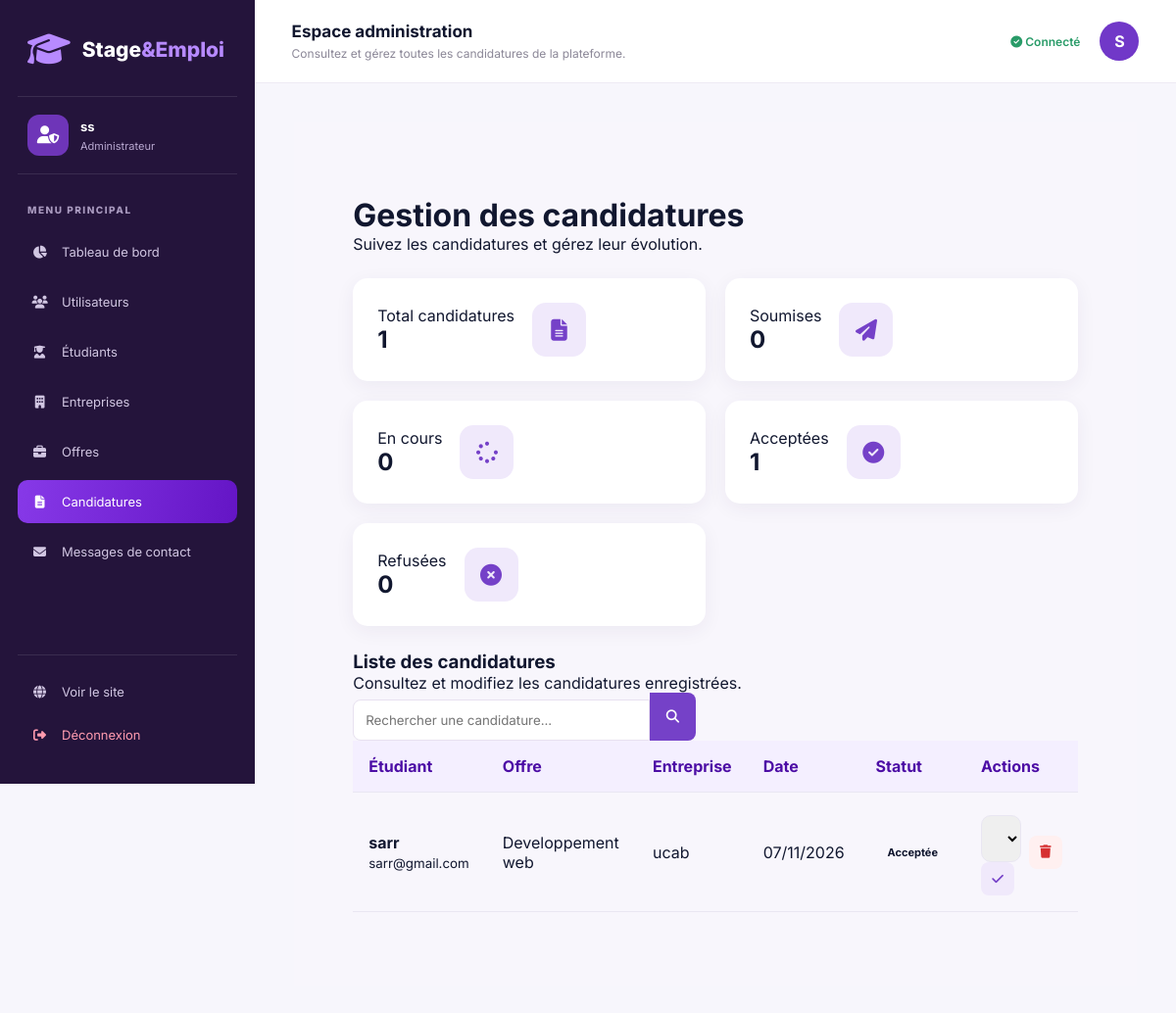
/gestion/candidatures/ (signed in), run on the app's committed database.
### comptes/models.py (models this page shows, shortened)
class Utilisateur(AbstractUser):
    class Role(models.TextChoices):
        ETUDIANT = 'ETUDIANT', 'Étudiant'
        ENTREPRISE = 'ENTREPRISE', 'Entreprise'
        ADMIN = 'ADMIN', 'Administrateur'
    role = models.CharField(
        max_length=20,
        choices=Role.choices,
        default=Role.ETUDIANT
    )

class Etudiant(models.Model):
    utilisateur = models.OneToOneField(
        'comptes.Utilisateur',
        on_delete=models.CASCADE,
        related_name='profil_etudiant'
    )
    formation = models.CharField(max_length=150)
    competences = models.TextField(blank=True)

class Entreprise(models.Model):
    utilisateur = models.OneToOneField(
        'comptes.Utilisateur',
        on_delete=models.CASCADE,
        related_name='profil_entreprise'
    )
    nom_entreprise = models.CharField(max_length=150)
    secteur = models.CharField(max_length=100)

### candidatures/models.py (models this page shows, shortened)
class Candidature(models.Model):
    class Statut(models.TextChoices):
        SOUMISE = 'SOUMISE', 'Soumise'
        EN_COURS = 'EN_COURS', 'En cours'
        ACCEPTEE = 'ACCEPTEE', 'Acceptée'
        REFUSEE = 'REFUSEE', 'Refusée'
    etudiant = models.ForeignKey(
        Etudiant,
        on_delete=models.CASCADE,
        related_name='candidatures'
    )
    offre = models.ForeignKey(
        Offre,
        on_delete=models.CASCADE,
        related_name='candidatures'
    )
    lettre_motivation = models.TextField(blank=True)
    date_candidature = models.DateTimeField(auto_now_add=True)
    statut = models.CharField(
        max_length=20,
        choices=Statut.choices,
        default=Statut.SOUMISE
    )
    class Meta:
        constraints = [
            models.UniqueConstraint(
                fields=['etudiant', 'offre'],
                name='candidature_unique_etudiant_offre'
            )
        ]

### offres/models.py (models this page shows, shortened)
class Offre(models.Model):
    class TypeOffre(models.TextChoices):
        STAGE = 'STAGE', 'Stage'
        EMPLOI = 'EMPLOI', 'Emploi'
    entreprise = models.ForeignKey(
        Entreprise,
        on_delete=models.CASCADE,
        related_name='offres'
    )
    titre = models.CharField(max_length=150)
    description = models.TextField()
    type_offre = models.CharField(
        max_length=20,
        choices=TypeOffre.choices
    )
    localisation = models.CharField(max_length=150)
    secteur = models.CharField(max_length=100)
    date_publication = models.DateTimeField(auto_now_add=True)
    date_limite = models.DateField()
    statut = models.BooleanField(default=True)

### comptes/views.py (the view, shortened to what this page needs)
# urls.py: path('gestion/candidatures/', views.gestion_candidatures, name='gestion_candidatures'),
@login_required
def gestion_candidatures(request):
    if request.user.role != 'ADMIN':
        return redirect('accueil')
    recherche = request.GET.get('recherche', '').strip()
    candidatures = Candidature.objects.select_related(
        'etudiant__utilisateur',
        'offre__entreprise'
    ).order_by('-date_candidature')
    context = {
        'candidatures': candidatures,
        'total_candidatures': Candidature.objects.count(),
        'candidatures_soumises': Candidature.objects.filter(statut='SOUMISE').count(),
        'candidatures_en_cours': Candidature.objects.filter(statut='EN_COURS').count(),
        'candidatures_acceptees': Candidature.objects.filter(statut='ACCEPTEE').count(),
        'candidatures_refusees': Candidature.objects.filter(statut='REFUSEE').count(),
        'recherche': recherche,
    }
    return render(request, 'comptes/gestion_candidatures.html', context)

### comptes/templates/comptes/gestion_candidatures.html (shortened to what this page needs)
{% extends 'comptes/base_admin.html' %}
{% block topbar_description %}
    Consultez et gérez toutes les candidatures de la plateforme.
{% endblock %}
{% block content %}
<div class="contact-page">
    <div class="contact-header">
        <div>
            <h1>Gestion des candidatures</h1>
            <p>Suivez les candidatures et gérez leur évolution.</p>
        </div>
    </div>
    <div class="contact-stats">
        <div class="contact-stat-card">
            <div>
                <span>Total candidatures</span>
                <h2>{{ total_candidatures }}</h2>
            </div>
            <i class="fa-solid fa-file-lines"></i>
        </div>
        <div class="contact-stat-card">
            <div>
                <span>Soumises</span>
                <h2>{{ candidatures_soumises }}</h2>
            </div>
            <i class="fa-solid fa-paper-plane"></i>
        </div>
        <div class="contact-stat-card">
            <div>
                <span>En cours</span>
                <h2>{{ candidatures_en_cours }}</h2>
            </div>
            <i class="fa-solid fa-spinner"></i>
        </div>
        <div class="contact-stat-card">
            <div>
                <span>Acceptées</span>
                <h2>{{ candidatures_acceptees }}</h2>
            </div>
            <i class="fa-solid fa-circle-check"></i>
        </div>
        <div class="contact-stat-card">
            <div>
                <span>Refusées</span>
                <h2>{{ candidatures_refusees }}</h2>
            </div>
            <i class="fa-solid fa-circle-xmark"></i>
        </div>
    </div>
    <div class="contact-list-card">
        <div class="contact-list-header">
            <div>
                <h3>Liste des candidatures</h3>
                <p>Consultez et modifiez les candidatures enregistrées.</p>
            </div>
            <form method="GET" class="contact-search">
                <input
                    type="text"
                    name="recherche"
                    placeholder="Rechercher une candidature..."
                    value="{{ recherche }}"
                >
                <button type="submit">
                    <i class="fa-solid fa-magnifying-glass"></i>
                </button>
            </form>
        </div>
        <div class="contact-table-container">
            <table class="contact-table">
                <thead>
                    <tr>
                        <th>Étudiant</th>
                        <th>Offre</th>
                        <th>Entreprise</th>
                        <th>Date</th>
                        <th>Statut</th>
                        <th>Actions</th>
                    </tr>
                </thead>
                <tbody>
                    {% for candidature in candidatures %}
                    <tr>
                        <td>
                            <strong>
                                {{ candidature.etudiant.utilisateur.get_full_name|default:candidature.etudiant.utilisateur.username }}
                            </strong>
                            <small>
                                {{ candidature.etudiant.utilisateur.email }}
                            </small>
                        </td>
                        <td>{{ candidature.offre.titre }}</td>
                        <td>{{ candidature.offre.entreprise.nom_entreprise }}</td>
                        <td>
                            {{ candidature.date_candidature|date:"d/m/Y" }}
                        </td>
                        <td>
                            <span class="status-badge
                                {% if candidature.statut == 'ACCEPTEE' %}status-success
                                {% elif candidature.statut == 'REFUSEE' %}status-danger
                                {% elif candidature.statut == 'EN_COURS' %}status-warning
                                {% else %}status-info{% endif %}">
                                {{ candidature.get_statut_display }}
                            </span>
                        </td>
                        <td>
                            <div class="contact-actions">
                                <form method="POST" class="candidature-status-form">
                                    <select name="statut" aria-label="Modifier le statut">
                                        <option value="ACCEPTEE"
                                            {% if candidature.statut == 'ACCEPTEE' %}selected{% endif %}>
                                            Acceptée
                                        </option>
                                    </select>
                                    <button type="submit" class="contact-edit-btn"
                                            title="Enregistrer le statut">
                                        <i class="fa-solid fa-check"></i>
                                    </button>
                                </form>
                                <form method="POST"
                                      onsubmit="return confirm('Voulez-vous vraiment supprimer cette candidature ?');">
                                    <button type="submit"
                                            class="contact-delete-btn"
                                            title="Supprimer">
                                        <i class="fa-solid fa-trash"></i>
                                    </button>
                                </form>
                            </div>
                        </td>
                    </tr>
                    {% endfor %}
                </tbody>
            </table>
        </div>
    </div>
</div>
{% endblock %}

### comptes/templates/comptes/base_admin.html (shortened to what this page needs)
{% load static %}
<!DOCTYPE html>
<html lang="fr">
<head>
    <link rel="stylesheet" href="{% static 'css/style.css' %}?v=5">
    <link rel="stylesheet"
          href="https://cdnjs.cloudflare.com/ajax/libs/font-awesome/6.5.2/css/all.min.css">
</head>
<body class="admin-dashboard">
    <aside class="admin-sidebar">
        <a href="{% url 'tableau_admin' %}" class="admin-logo">
            <i class="fa-solid fa-graduation-cap"></i>
            <span>Stage<span>&Emploi</span></span>
        </a>
        <div class="admin-profile">
            <div class="admin-avatar">
                <i class="fa-solid fa-user-shield"></i>
            </div>
            <div>
                <strong>{{ user.username }}</strong>
                <small>Administrateur</small>
            </div>
        </div>
        <p class="sidebar-label">MENU PRINCIPAL</p>
        <nav class="admin-menu">
            <a href="{% url 'tableau_admin' %}"
               class="{% if request.resolver_match.url_name == 'tableau_admin' %}active{% endif %}">
                <i class="fa-solid fa-chart-pie"></i>
                Tableau de bord
            </a>
            <a href="{% url 'gestion_utilisateurs' %}"
            class="{% if request.resolver_match.url_name == 'gestion_utilisateurs' %}active{% endif %}">
                <i class="fa-solid fa-users"></i>
                Utilisateurs
            </a>
            <a href="{% url 'gestion_etudiants' %}"
            class="{% if request.resolver_match.url_name == 'gestion_etudiants' %}active{% endif %}">
                <i class="fa-solid fa-user-graduate"></i>
                Étudiants
            </a>
            <a href="{% url 'gestion_entreprises' %}"
            class="{% if request.resolver_match.url_name == 'gestion_entreprises' %}active{% endif %}">
                <i class="fa-solid fa-building"></i>
                Entreprises
            </a>
            <a href="{% url 'gestion_offres' %}"
            class="{% if request.resolver_match.url_name == 'gestion_offres' %}active{% endif %}">
                <i class="fa-solid fa-briefcase"></i>
                Offres
            </a>
            <a href="{% url 'gestion_candidatures' %}"
            class="{% if request.resolver_match.url_name == 'gestion_candidatures' %}active{% endif %}">
                <i class="fa-solid fa-file-lines"></i> Candidatures
            </a>
            <a href="{% url 'messages_contact' %}"
               class="{% if request.resolver_match.url_name == 'messages_contact' %}active{% endif %}">
                <i class="fa-solid fa-envelope"></i>
                Messages de contact
            </a>
        </nav>
        <div class="sidebar-bottom">
            <a href="{% url 'accueil' %}">
                <i class="fa-solid fa-globe"></i>
                Voir le site
            </a>
            <a href="{% url 'deconnexion' %}" class="logout-link">
                <i class="fa-solid fa-right-from-bracket"></i>
                Déconnexion
            </a>
        </div>
    </aside>
    <div class="admin-main">
        <header class="admin-topbar">
            <div>
                <h2>Espace administration</h2>
                <p>{% block topbar_description %}Gestion de la plateforme Stage&Emploi{% endblock %}</p>
            </div>
            <div class="admin-topbar-right">
                <span>
                    <i class="fa-solid fa-circle-check"></i>
                    Connecté
                </span>
                <div class="topbar-avatar">
                    {{ user.username|first|upper }}
                </div>
            </div>
        </header>
        <main class="admin-content">
            {% block content %}
            {% endblock %}
        </main>
    </div>
</body>
</html>

### data on the page
Utilisateur: username "ss", username|first "S"
Candidature: etudiant.utilisateur.get_full_name "sarr", etudiant.utilisateur.email "sarr@gmail.com", offre.titre "Developpement web", offre.entreprise.nom_entreprise "ucab", date_candidature "07/11/2026", statut "Acceptée"

### other printed values
{{ total_candidatures }} "1"
{{ candidatures_soumises }} "0"
{{ candidatures_en_cours }} "0"
{{ candidatures_acceptees }} "1"
{{ candidatures_refusees }} "0"
